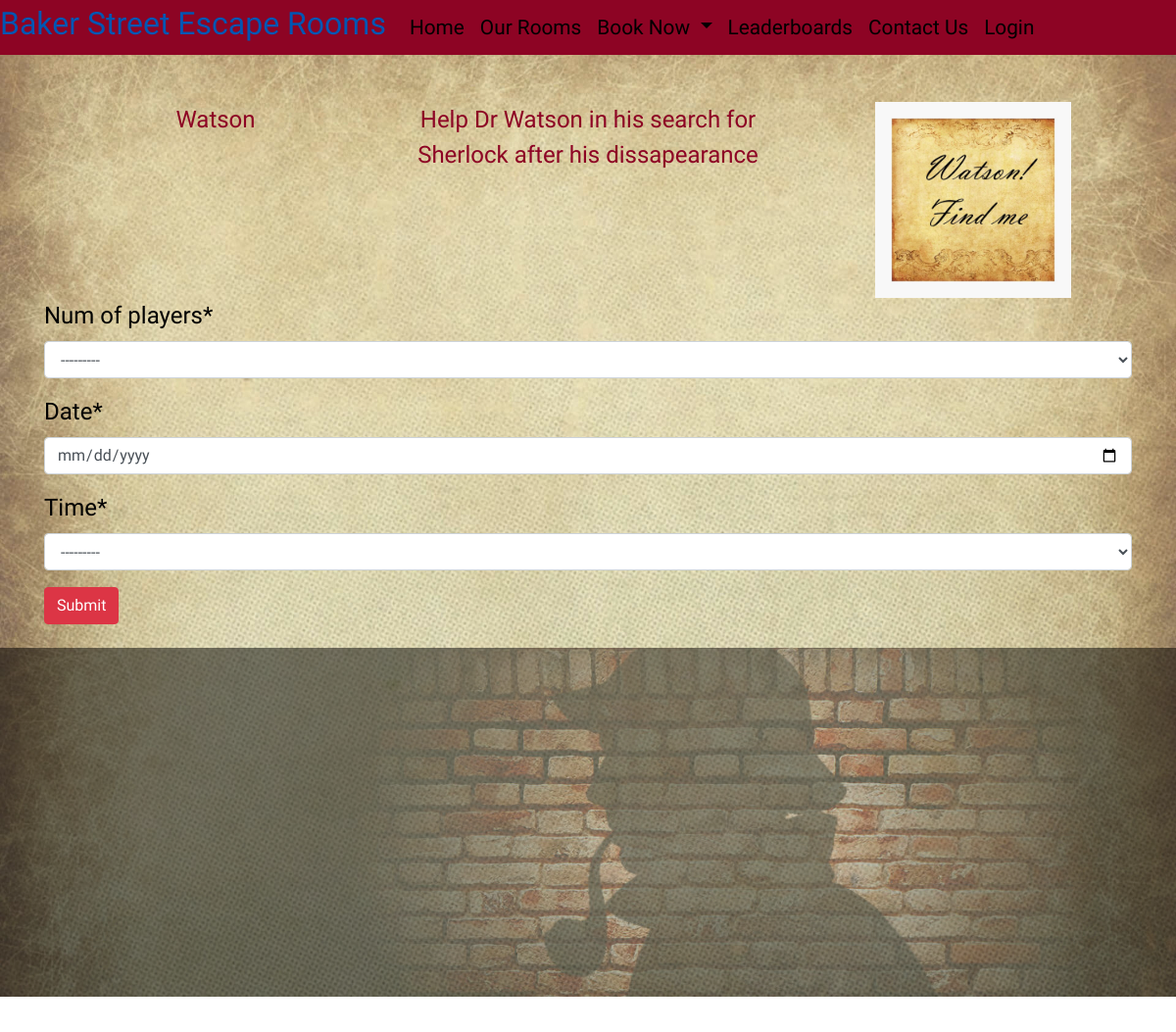
The page /bookings/book_a_room/1 on the database its author committed.
### bookings/models.py (models this page shows, shortened)
class Rooms(models.Model):
    class Meta:
        verbose_name_plural = 'Rooms'
    room_title = models.CharField(max_length=254, null=False, blank=False)
    price = models.DecimalField(max_digits=5, decimal_places=2, null=False, blank=False)  # noqa:E501
    room_description = models.CharField(max_length=254, null=False, blank=False)  # noqa:E501
    room_image = models.ImageField(null=False, blank=False)

### bookings/views.py (the view)
# urls.py: path('book_a_room/<room_id>', views.book_a_room, name='book_a_room'),
def book_a_room(request, room_id):
    room = get_object_or_404(Rooms, pk=room_id)
    form = Booking()
    context = {
        'room_title': room.room_title,
        'room_image': room.room_image,
        'description': room.room_description,
        'form': form,
        'id': room.id,
    }
    return render(request, 'bookings/book_a_room.html', context)

### bookings/forms.py
class Booking(forms.ModelForm):
    def __init__(self, *args, **kwargs):
        super(Booking, self).__init__(*args, **kwargs)
        today = datetime.today().strftime('%Y-%m-%d')
        self.fields['date'].widget.attrs['min'] = today
    class Meta:
        model = Room_Booking
        fields = ['num_of_players', 'date', 'time']
        widgets = {'date': ViewCalendar()}

### bag/contexts.py (called while the page is built, shortened)
def bag_contents(request):
    bag_items = []
    total = 0
    num_of_players = 0
    date = 0
    time = 0
    bag = request.session.get('bag', {})
    context = {
        'bag_items': bag_items,
        'num_of_players': num_of_players,
        'date': date,
        'time': time,
        'total': total,
    }
    return context

### bookings/templates/bookings/book_a_room.html
<!DOCTYPE html>
{% extends 'base.html' %} {% load static %} {% block content %}
<div class="container">
  <div class="row">
    <div class="col-12 col-md-4 heading-text text-center">{{ room_title }}</div>
    <div class="col-12 col-md-4 heading-text text-center">{{ description }}</div>
    <div class="col-12 col-md-4"><a href="{{ room_image.url }}"><img class="booking_img" src="{{ room_image.url }}" alt=""> </a></div>
  </div>
</div>
<div class="container">
  <div class="row">
    <div class="col">
      <form
        action="{% url 'add_to_bag' id %}"
        method="POST"
        class="general-text"
      >
        {% csrf_token %} {{ form.num_of_players | as_crispy_field }} {{ form.date | as_crispy_field}} {{ form.time | as_crispy_field}}
        <input class="btn btn-danger" type="submit" />
      </form>
    </div>
  </div>
</div>
{% endblock %}

### static/css/base.css (style rules this page uses)
.general-text { color: black; font-family: 'Calligraffitti', cursive; font-size: 150%; text-align: justify; }
.heading-text { color: #8D0424; font-family: 'Calligraffitti', cursive; font-size: 150%; text-align: justify; }
img { max-width: 100%; height: auto; width: 200px; }
.booking_img { max-width: 100%; height: auto; width: 200px; margin-left: 25%; }

### rows shown on the page
Rooms: room_title "Watson", room_description "Help Dr Watson in his search for Sherlock after his dissapearance"
